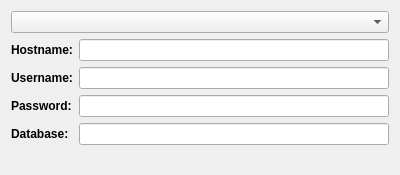
<?xml version="1.0" encoding="UTF-8"?>
<ui version="4.0">
 <class>DatabaseWidget</class>
 <widget class="QWidget" name="DatabaseWidget">
  <property name="geometry">
   <rect>
    <x>0</x>
    <y>0</y>
    <width>400</width>
    <height>175</height>
   </rect>
  </property>
  <property name="windowTitle">
   <string>Form</string>
  </property>
  <layout class="QVBoxLayout" name="verticalLayout" stretch="0,1">
   <item>
    <widget class="QComboBox" name="comboBox"/>
   </item>
   <item>
    <widget class="QStackedWidget" name="stackedWidget">
     <property name="currentIndex">
      <number>1</number>
     </property>
     <widget class="QWidget" name="page">
      <layout class="QVBoxLayout" name="verticalLayout_2" stretch="0,1">
       <property name="leftMargin">
        <number>0</number>
       </property>
       <property name="topMargin">
        <number>0</number>
       </property>
       <property name="rightMargin">
        <number>0</number>
       </property>
       <property name="bottomMargin">
        <number>0</number>
       </property>
       <item>
        <widget class="FileSelectionWidget" name="fileSelectionWidget" native="true"/>
       </item>
       <item>
        <spacer name="verticalSpacer">
         <property name="orientation">
          <enum>Qt::Vertical</enum>
         </property>
         <property name="sizeHint" stdset="0">
          <size>
           <width>20</width>
           <height>40</height>
          </size>
         </property>
        </spacer>
       </item>
      </layout>
     </widget>
     <widget class="QWidget" name="page_2">
      <layout class="QFormLayout" name="formLayout">
       <property name="leftMargin">
        <number>0</number>
       </property>
       <property name="topMargin">
        <number>0</number>
       </property>
       <property name="rightMargin">
        <number>0</number>
       </property>
       <property name="bottomMargin">
        <number>0</number>
       </property>
       <item row="1" column="1">
        <widget class="QLineEdit" name="lineEditUsername"/>
       </item>
       <item row="0" column="1">
        <widget class="QLineEdit" name="lineEditHostname"/>
       </item>
       <item row="0" column="0">
        <widget class="QLabel" name="labelHostname">
         <property name="text">
          <string>&lt;b&gt;Hostname:&lt;/b&gt;</string>
         </property>
         <property name="buddy">
          <cstring>lineEditHostname</cstring>
         </property>
        </widget>
       </item>
       <item row="1" column="0">
        <widget class="QLabel" name="labelUsername">
         <property name="text">
          <string>&lt;b&gt;Username:&lt;/b&gt;</string>
         </property>
         <property name="buddy">
          <cstring>lineEditUsername</cstring>
         </property>
        </widget>
       </item>
       <item row="2" column="0">
        <widget class="QLabel" name="labelPassword">
         <property name="text">
          <string>&lt;b&gt;Password:&lt;/b&gt;</string>
         </property>
         <property name="buddy">
          <cstring>lineEditPassword</cstring>
         </property>
        </widget>
       </item>
       <item row="3" column="0">
        <widget class="QLabel" name="labelDatabase">
         <property name="text">
          <string>&lt;b&gt;Database:&lt;/b&gt;</string>
         </property>
         <property name="buddy">
          <cstring>lineEditDatabase</cstring>
         </property>
        </widget>
       </item>
       <item row="2" column="1">
        <widget class="QLineEdit" name="lineEditPassword">
         <property name="echoMode">
          <enum>QLineEdit::Password</enum>
         </property>
        </widget>
       </item>
       <item row="3" column="1">
        <widget class="QLineEdit" name="lineEditDatabase"/>
       </item>
      </layout>
     </widget>
    </widget>
   </item>
  </layout>
 </widget>
 <customwidgets>
  <customwidget>
   <class>FileSelectionWidget</class>
   <extends>QWidget</extends>
   <header>widgets/fileselectionwidget.h</header>
   <container>1</container>
  </customwidget>
 </customwidgets>
 <tabstops>
  <tabstop>comboBox</tabstop>
  <tabstop>lineEditHostname</tabstop>
  <tabstop>lineEditUsername</tabstop>
  <tabstop>lineEditPassword</tabstop>
  <tabstop>lineEditDatabase</tabstop>
 </tabstops>
 <resources/>
 <connections>
  <connection>
   <sender>comboBox</sender>
   <signal>currentIndexChanged(int)</signal>
   <receiver>stackedWidget</receiver>
   <slot>setCurrentIndex(int)</slot>
   <hints>
    <hint type="sourcelabel">
     <x>199</x>
     <y>20</y>
    </hint>
    <hint type="destinationlabel">
     <x>199</x>
     <y>101</y>
    </hint>
   </hints>
  </connection>
 </connections>
</ui>
